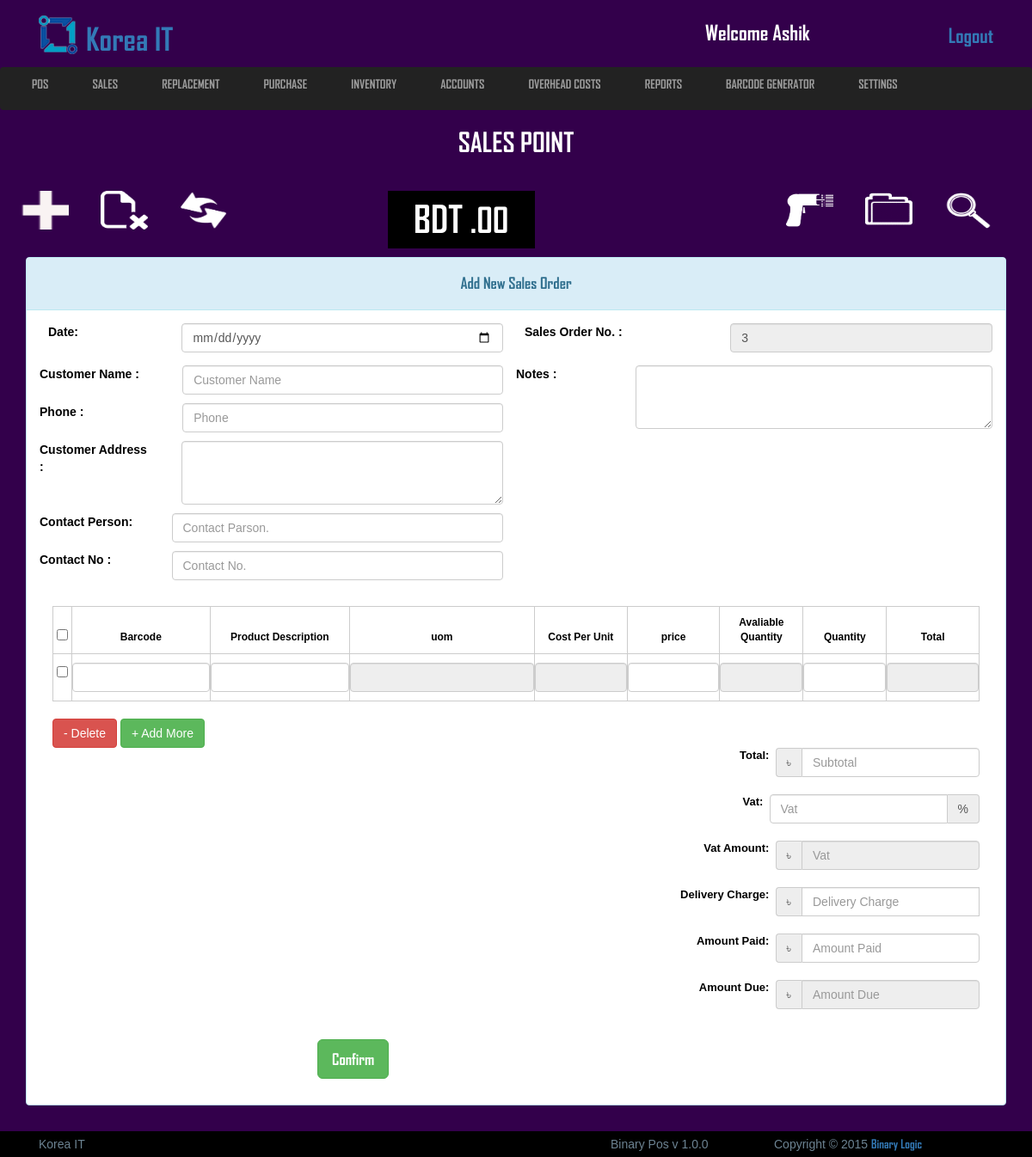
Screenshot of /view/sales_order.php (signed in) with the database file from the repository.
### tables this page shows
CREATE TABLE IF NOT EXISTS `logo_section` (
  `id` int(11) NOT NULL AUTO_INCREMENT,
  `image` varchar(255) NOT NULL,
  `name` varchar(100) NOT NULL,
  PRIMARY KEY (`id`)
);

CREATE TABLE IF NOT EXISTS `sales_order` (
  `id` int(255) NOT NULL AUTO_INCREMENT,
  `so_date` date NOT NULL,
  `customer_id` int(255) NOT NULL,
  `sales_order_no` varchar(20) NOT NULL,
  `quotation_no` varchar(100) NOT NULL,
  `invoice_no` varchar(100) NOT NULL,
  `notes` varchar(255) NOT NULL,
  `barcode` varchar(255) NOT NULL,
  `product_description` text NOT NULL,
  `uom` varchar(255) NOT NULL,
  `cost_per_unit` varchar(255) NOT NULL,
  `price` varchar(255) NOT NULL,
  `quantity` varchar(255) NOT NULL,
  `amount` varchar(255) NOT NULL,
  `vat` varchar(255) NOT NULL,
  `delivery_charge` varchar(255) NOT NULL,
  `total` varchar(50) NOT NULL,
  `paid` varchar(50) NOT NULL,
  `due` varchar(50) NOT NULL,
  PRIMARY KEY (`id`)
);

### src/SalesOrder/SalesOrder.php (called while the page is built, shortened)
<?php
class SalesOrder extends Model{
	public function show_sales_order_number(){
		$this->table = "sales_order";
		$query = "SELECT * FROM {$this->table} ORDER BY id DESC LIMIT 1";
		$result = mysqli_query($this->connection,$query);
		$sales_order_no_fetch = mysqli_fetch_object($result);
		$sales_order_no = $sales_order_no_fetch->sales_order_no+1;
		return $sales_order_no;
	}
}

### src/Model/Model.php (called while the page is built, shortened)
<?php
abstract class Model{
    public function __construct(){
        $this->connection = mysqli_connect("localhost","root","","pos");
    }
}

### view/sales_order.php (the view, shortened to what this page needs)
<?php
	$sales_order = new SalesOrder;
 ?>
	<?php include('includes/all_link_body.php'); ?>
<header class="header_section">
	<div class="container">
		<div class="row">
			<div class="col-md-12">
				<?php include('includes/header_top.php'); ?>
			</div>
		</div>
	</div>
	<?php include('includes/main_nav.php'); ?>
	<div class="conainer">
		<div class="row">
			<div class="col-md-12">
				<div class="sales_point">
					<h2>sales point</h2>
				</div>
				 <div class="container">
				<div class="navbar navbar-default" role="navigation">
				  <div class="container-fluid">
				    <div class="collapse navbar-collapse no_padding" id="bs-example-navbar-collapse-1">
				      <ul class="nav navbar-nav">
				        <li class=""><a href="sales_order.php" data-toggle="tooltip" data-placement="bottom" title="Add"><img src="img/icon/add.png"> </a></li>
				        <li class=""><a href="#" data-toggle="tooltip" data-placement="bottom" title="Delete"><img src="img/icon/Files-Delete-File-icon.png"></a></li>
				        <li class=""><a href="replacement.php" data-toggle="tooltip" data-placement="bottom" title="Replacement"><img src="img/icon/refresh-icon.png"></a></li>
				        <li><h3 class="bdt_price">BDT <output class="form-control amountDue disabled top_total" value="0" id="amountDue" onkeypress="return IsNumeric(event);" ondrop="return false;" onpaste="return false;">.00</h3></li>
				      </ul>
				      <ul class="nav navbar-nav navbar-right">
				        <li>
				            <img src="img/icon/barcode-scanner_318-47243.png" class="barcode fa fa-search barcode-btn">
				        </li>
				        <li class=""><a href="#" data-toggle="tooltip" data-placement="bottom" title="View"><img src="img/icon/86-Folder-512.png"></a></li>
				        <li>
				            <img src="img/icon/search.png" class="search fa fa-search search-btn">
				        </li>
				      </ul>
				    </div>
				  </div>
				</div>
				</div>
			</div>
		</div>
	</div>
</header>
<section class="view_container_content">
	<div class="container">
		<div class="col-md-12">
			<div class="row">
				<div class="col-md-12 no_padding">
					<div class="panel panel-info no_margin">
						<div class="panel-heading"><h4 style="text-align:center;">Add New Sales Order</h4></div>
						  	<form action="sales_order.php" method="POST">
						  		<div class="panel-body">
								<div class="view_top_date"  style="overflow:hidden;">
									<div class="view_date pull-left" style="width:50%;float:left;">
										<div class="form-group">
										    <label for="inputDate3" class="col-sm-3 no_padding control-label " style="width:20%;margin-left:10px;">Date:</label>
										    <div class="col-sm-9" style="width:73%;float:right">
										      <input name="so_date" type="date" class="form-control" id="inputDate3" placeholder="Date" required>
										    </div>
										 </div>
									</div>
									<div class="view_invoice" style="width:50%;float:right;">
										<div class="form-group">
										    <label for="inputInvoice3" class="col-sm-4 no_padding control-label"style="width:40%;margin-left:10px;">Sales Order No. :</label>
										    <div id="likes" class=""style="width:55%;float:right;">
										    	 <input type="text" name="sales_order_no" class="form-control" value="<?php echo $sales_order->show_sales_order_number(); ?>"readonly>
											</div>
										</div>
									</div>
								</div>
								<div class="view_address" style="overflow:hidden;">
									<div class="view_a_name"style="width:100%;float:left;">
										<div class="form-group">
										    <label for="inputCustomerName3" class="col-sm-3 no_padding control-label "style="    width: 30%;">Customer Name : </label>
										    <div class="col-sm-9 "style="width: 70%;float: right;padding: 0;padding-right: 15px;">
										      <input name="customer['customer_name']" type="text" class="form-control" id="inputCustomerName3" placeholder="Customer Name ">
										    </div>
										 </div>
									</div>
									<div class="view_a_phone"style="width:100%;float:left;">
										<div class="form-group">
										    <label for="inputCustomerphone3" class="col-sm-3 no_padding control-label" style="    width: 30%;">Phone : </label>
										    <div class="col-sm-9 "style="width: 70%;float: right;padding: 0;padding-right: 15px;">
										      <input name="customer['customer_phone']" type="tel" class="form-control" id="inputCustomerphone3" placeholder="Phone " required>
										    </div>
										 </div>
									</div>
									<div class="view_a_address"style="width:100%;float:left;">
										<div class="form-group">
										    <label for="inputcustomerAddress3" class="col-sm-3 no_padding control-label"style="    width: 23%;">Customer Address : </label>
										    <div class="col-sm-9 pull-right no_padding">
										      <textarea name="customer['customer_address']" class="form-control" rows="3"style="    width: 90%;float: right;margin-right: 15px;"></textarea>
										    </div>
										 </div>
									</div>
									<div class="view_a_address"style="width:100%;float:left;">
										<div class="form-group">
										    <label for="inputCustomerpersonNa3" class="col-sm-3 no_padding control-label">Contact Person: </label>
										    <div class="col-sm-9">
										      <input name="customer['contact_person']" type="text" class="form-control" id="inputCustomerpersonNa3" placeholder="Contact Parson. ">
										    </div>
									    </div>
									</div>
									<div class="view_a_address"style="width:100%;float:left;">
										<div class="form-group">
										    <label for="inputCustomerpersonN3" class="col-sm-3 no_padding control-label">Contact No : </label>
										    <div class="col-sm-9">
										      <input name="customer['contact_person_no']" type="tel" class="form-control" id="inputCustomerpersonN3" placeholder="Contact No. ">
										    </div>
										 </div>
									</div>
								</div>
								<div class="notes"  style="overflow:hidden;">
									<div class="form-group">
									    <label for="inputcustomerNotes3" class="col-sm-3 no_padding control-label">Notes : </label>
									    <div class="col-sm-9 pull-right no_padding">
									      <textarea name="notes" class="form-control" rows="3"></textarea>
									    </div>
									 </div>
								</div>
								<div class="view_center_folwchart">
									<div class='row'>
							      		<div class='col-xs-12 col-sm-12 col-md-12 col-lg-12'>
							      			<table class="table table-bordered table-hover" id="table_auto">
											<thead>
												<tr>
													<th width="2%"><input id="check_all" class="formcontrol" type="checkbox"/></th>
													<th width="15%">Barcode</th>
													<th width="15%">Product Description</th>
													<th width="20%">uom</th>
													<th width="10%">Cost Per Unit</th>
													<th width="10%">price</th>
													<th width="9%">Avaliable Quantity</th>
													<th width="9%">Quantity</th>
													<th width="10%">Total</th>
												</tr>
											</thead>
											<tbody>
												<tr>
													<td><input class="case" type="checkbox"/></td>
													<td><input type="text" data-type="barcode" name="barcode[]" id="itemNo_1" class="form-control autocomplete_txt" autocomplete="off"></td>
													<td>
														<input type="text" data-type="product_name" name="product_description[]" id="itemName_1" class="form-control autocomplete_txt" autocomplete="off">
													</td>
													<td>
														<input type="text" data-type="uom" name="uom[]" id="uom_1" class="form-control autocomplete_txt" autocomplete="off"readonly>
													</td>
													<td>
														<input type="number"min="0" name="cost_per_unit[]" id="price1_1" class="form-control changesNo" autocomplete="off" onkeypress="return IsNumeric(event);" ondrop="return false;" onpaste="return false;"readonly>
													</td>
													<td>
														<input type="number"min="0" name="price[]" id="price_1" class="form-control changesNo" autocomplete="off" onkeypress="return IsNumeric(event);" ondrop="return false;" onpaste="return false;">
													</td>
													<td>
														<input type="number"min="0" name="" id="quantity_1" class="form-control changesNo" autocomplete="off" onkeypress="return IsNumeric(event);" ondrop="return false;" onpaste="return false;" readonly="
														readonly">
													</td>
													<td>
														<input type="number" min="0" name="quantity[]" id="quantity2_1" class="form-control changesNo" autocomplete="off" onkeypress="return IsNumeric(event);" ondrop="return false;" onpaste="return false;">
													</td>
													<td>
														<input type="number"min="0" name="amount[]" id="total_1" class="form-control totalLinePrice" autocomplete="off" onkeypress="return IsNumeric(event);" ondrop="return false;" onpaste="return false;" readonly>
													</td>
												</tr>
											</tbody>
										</table>
							      		</div>
							      	</div>
							      	<div class='row'>
							      		<div class='col-xs-12 col-sm-4 col-md-4 col-lg-4'>
							      			<button class="btn btn-danger delete" type="button">- Delete</button>
							      			<button class="btn btn-success addmore" type="button">+ Add More</button>
							      		</div>
							      	</div>
							      	<div class='row'>
							      		<div class='col-xs-12 col-sm-8 col-md-8 col-lg-8'>
							      		</div>
							      		<div class='col-xs-12 col-sm-4 col-md-4 col-lg-4' style="padding-left:0">
											<span class="form-inline">
											<div class="form-group">
													<label>Total: &nbsp;</label>
													<div class="input-group">
														<div class="input-group-addon currency">৳</div>
														<input value="" type="number"min="0" class="form-control" name="" id="subTotal" placeholder="Subtotal" onkeypress="return IsNumeric(event);" ondrop="return false;" onpaste="return false;">
													</div>
												</div>
											<div class="form-group">
												<label>Vat: &nbsp;</label>
												<div class="input-group">
													<input value="" type="number"min="0" class="form-control" name="" id="tax" placeholder="Vat" onkeypress="return IsNumeric(event);" ondrop="return false;" onpaste="return false;"><div class="input-group-addon">%</div>
												</div>
											</div>
											<div class="form-group">
												<label>Vat Amount: &nbsp;</label>
												<div class="input-group">
													<div class="input-group-addon currency">৳</div>
													<input value="" type="number"min="0" class="form-control" name="vat" id="taxAmount" placeholder="Vat" onkeypress="return IsNumeric(event);" ondrop="return false;" onpaste="return false;"readonly>
												</div>
											</div>
											<div class="form-group">
												<label>Delivery Charge: &nbsp;</label>
												<div class="input-group">
													<div class="input-group-addon currency">৳</div>
													<input value="" type="number"min="0" class="form-control" name="delivery_charge" id="amountPaid1" placeholder="Delivery Charge" onkeypress="return IsNumeric(event);" ondrop="return false;" onpaste="return false;">
												</div>
											</div>
											<div class="form-group">
												<label>Amount Paid: &nbsp;</label>
												<div class="input-group">
													<div class="input-group-addon currency">৳</div>
													<input value="" type="number"min="0" class="form-control" name="paid" id="amountPaid" placeholder="Amount Paid" onkeypress="return IsNumeric(event);" ondrop="return false;" onpaste="return false;">
												</div>
											</div>
											<div class="form-group">
												<label>Amount Due: &nbsp;</label>
												<div class="input-group">
													<div class="input-group-addon currency">৳</div>
													<input value="" type="number" class="form-control amountDue" name="due"  id="amountDue" placeholder="Amount Due" onkeypress="return IsNumeric(event);" ondrop="return false;" onpaste="return false;"readonly>
												</div>
											</div>
										</span>
										</div>
							      	</div>
								</div>
								<a href="view_sales_order.php"><button class="btn btn-success btn-lg" name=""style="margin: 15px auto;margin-left: 323px;">Confirm</button></a>
							</div>
						</form>
					</div>
				</div>
			</div>
		</div>
	</div>
</section>
	<?php include('includes/footer.php'); ?>

### view/includes/header_top.php (shortened to what this page needs)
<?php include('config.php'); ?>
<div class="header_top">
	<div class="col-md-8">
		<?php
		 	$startement = $db->prepare("SELECT * FROM logo_section WHERE id=1");
		 	$startement->execute();
		 	$result = $startement->fetchAll(PDO::FETCH_ASSOC);
		 	foreach ($result as $row) {
		 		$image = $row['image'];
		 		$name = $row['name'];
		 	}
		  ?>
		<a href="#"><img src="uploads/logo/<?php echo $image; ?>" alt="logo"><h1> <?php echo $name; ?></h1></a>
	</div>
	<div class="col-md-4">
		<ul class="header_top_aside">
			<li><h3>welcome <?php if(isset($_SESSION["username"])){echo $_SESSION["username"];} ?></h3></li>
			<li style="float:right"><a href="index.php">Logout</a></li>
		</ul>
	</div>
</div>

### rows the page displays
logo_section: image (picture), name "Korea IT"
sales_order: sales_order_no "3"

### other values shown
$_SESSION["username"] "Ashik"
